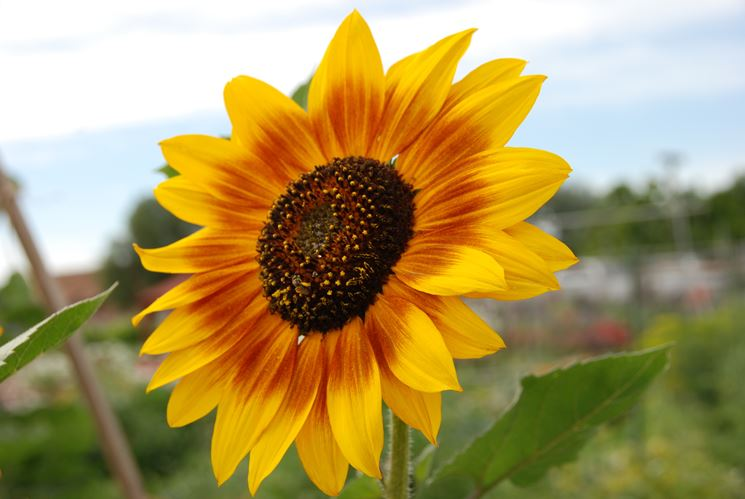
//> input picture Function Padding/girasole.jpg, 745 x 499 px
$ ./Esercizio_1   (built with g++ and OpenCV 4)
//> lines starting //> are read from the running program, lines starting //| are printed output that depends on the picture
// Esercizio 1: Realizzare una funzione che effettui il padding di un'immagine.

#include <iostream>
#include <opencv2/opencv.hpp>

using namespace cv;
using namespace std;

Mat PaddingGray(Mat& image, int top, int bottom, int left, int right);
Mat PaddingRGB(Mat& image, int top, int bottom, int left, int right);

int main(int agrc, char** argv)
{

    Mat imageGray = imread("C:\\antonio\\Parthenope\\Elim\\Laboratorio\\Slide 2\\girasole.jpg", IMREAD_GRAYSCALE); //immagine in scala di grigi.
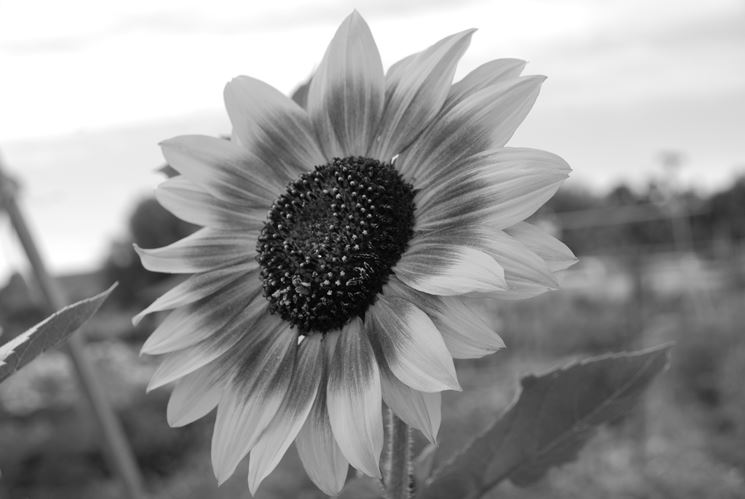
//> imageGray: 499 rows x 745 cols, CV_8UC1; min 0, max 255, mean 150
    Mat imageRGB = imread("C:\\antonio\\Parthenope\\Elim\\Laboratorio\\Slide 2\\girasole.jpg", IMREAD_COLOR); //immagine a colori.
//> imageRGB is the input picture: 499 rows x 745 cols, CV_8UC3; mean B, G, R 92.5, 150.6, 170.9

    int top, bottom, left, right;

    cout << "Digitare il numero dei pixel del bordo superiore: ";
    cin >> top;
//> the answer given: 3

    cout << "Digitare il numero dei pixel del bordo inferiore: ";
    cin >> bottom;
//> the answer given: 3

    cout << "Digitare il numero dei pixel del bordo sinistro: ";
    cin >> left;
//> the answer given: 3

    cout << "Digitare il numero dei pixel del bordo destro: ";
    cin >> right;
//> the answer given: 3

    cout << "Numero di righe:" << imageGray.rows << endl;
//| Numero di righe:499
    cout << "Numero di colonne:" << imageGray.cols << endl;
//| Numero di colonne:745

    Mat padGray = PaddingGray(imageGray, top, bottom, left, right);
    Mat padRGB = PaddingRGB(imageRGB, top, bottom, left, right);

    return 0;
}

Mat PaddingGray(Mat& image, int top, int bottom, int left, int right)
{
//> called with top = 3, bottom = 3, left = 3, right = 3
    int righe = image.rows + top + bottom;
//> righe = 505
    int colonne = image.cols + left + right;
//> colonne = 751

    Mat Pad(righe, colonne, CV_8UC1, Scalar(0)); //creo un oggetto di tipo Mat.

    cout << "Numero di righe + pad: " << righe << endl;
//| Numero di righe + pad: 505
    cout << "Numero di colonne + pad: " << colonne << endl;
//| Numero di colonne + pad: 751

    cout << "image.rows+top: " << image.rows + top << endl;
//| image.rows+top: 502

    for (int i = top; i < image.rows + top; i++)
        for (int j = left; j < image.cols + left; j++)
            Pad.at<unsigned char>(i, j) = image.at<unsigned char>(i - top, j - left); //copia ogni singolo elemento.
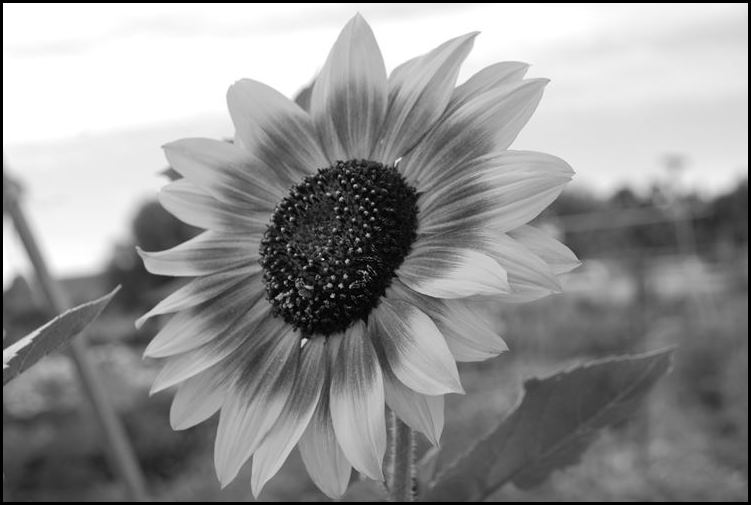
//> Pad: 505 rows x 751 cols, CV_8UC1; min 0, max 255, mean 147

    imshow("Immagine iniziale (Gray)", image);
    waitKey(0);

    imshow("Padding border constant (Gray)", Pad);
    waitKey(0);

    return Pad;
}

Mat PaddingRGB(Mat& image, int top, int bottom, int left, int right)
{
//> called with top = 3, bottom = 3, left = 3, right = 3
    int righe = image.rows + top + bottom;
//> righe = 505
    int colonne = image.cols + left + right;
//> colonne = 751

    Mat PadRGB(righe, colonne, CV_8UC3, Scalar(0, 0, 0)); //creo un oggetto di tipo Mat.

    for (int i = top; i < image.rows + top; i++)
        for (int j = left; j < image.cols + left; j++) {
            PadRGB.at<Vec3b>(i, j)[0] = image.at<Vec3b>(i - top, j - left)[0]; //BLU
            PadRGB.at<Vec3b>(i, j)[1] = image.at<Vec3b>(i - top, j - left)[1]; //VERDE
            PadRGB.at<Vec3b>(i, j)[2] = image.at<Vec3b>(i - top, j - left)[2]; //ROSSO
        }
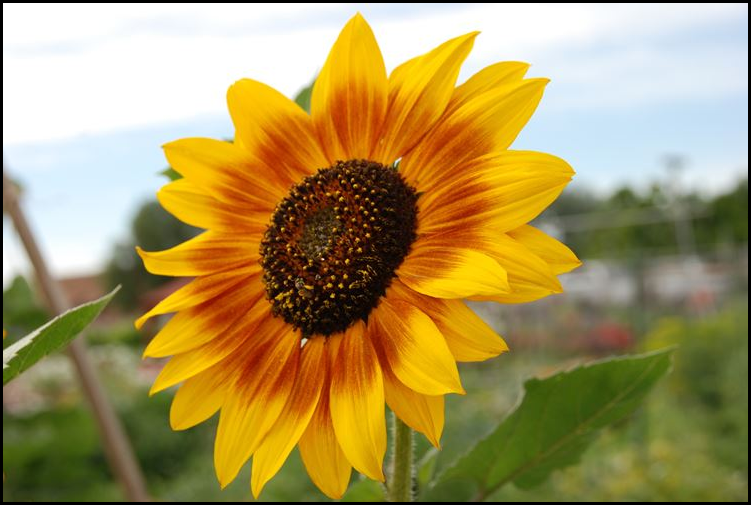
//> PadRGB: 505 rows x 751 cols, CV_8UC3; mean B, G, R 90.7, 147.7, 167.5

    imshow("Immagine iniziale (RGB)", image);
    waitKey(0);

    imshow("Padding border constant (RGB)", PadRGB);
    waitKey(0);

    return PadRGB;
}
